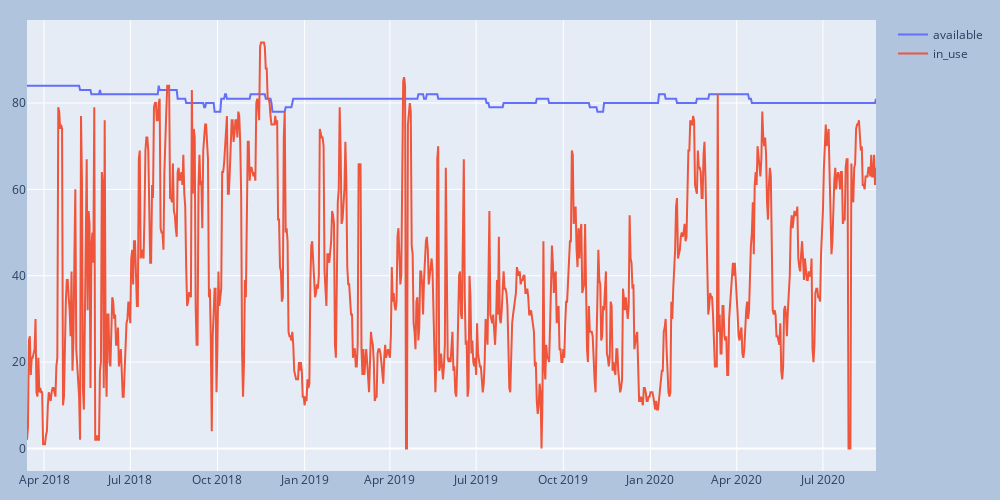

Write notebook code for a chart like this one.
### Code cell
plot_trace(uc_tracer, ['available', 'in_use'])

### Figure 1 — Plotly figure (JSON) as saved in the notebook; plotly's stock layout.template omitted (floating-point values rounded to 4 significant figures; data arrays with more than 128 entries replaced by an {"elided": "..."} marker saying what was removed)
{"data": [{"mode": "lines", "name": "available", "type": "scatter", "x": {"elided": "897 str values"}, "y": {"elided": "897 int values"}}, {"mode": "lines", "name": "in_use", "type": "scatter", "x": {"elided": "897 str values"}, "y": {"elided": "897 int values"}}], "layout": {"height": 500, "margin": {"b": 20, "l": 20, "r": 20, "t": 20}, "paper_bgcolor": "LightSteelBlue", "showlegend": true, "width": 1000}}
